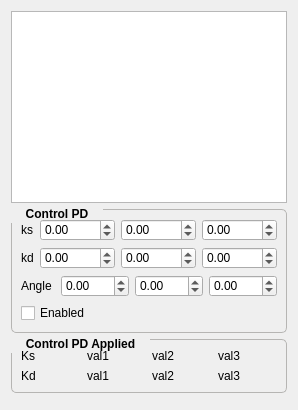
          <widget class="QWidget" name="controlpd">
           <attribute name="title">
            <string>Manipulator Joints</string>
           </attribute>
           <layout class="QGridLayout" name="gridLayout_10">
            <item row="0" column="0">
             <widget class="QListWidget" name="listWidgetJoints"/>
            </item>
            <item row="1" column="0">
             <widget class="QGroupBox" name="groupBox_5">
              <property name="font">
               <font>
                <pointsize>9</pointsize>
                <weight>75</weight>
                <bold>true</bold>
               </font>
              </property>
              <property name="styleSheet">
               <string notr="true">QGroupBox::title { 
   
     subcontrol-position: top left; /* position at the top left*/ 
  padding: 2px 13px;
   margin-top: -5px;
    
 }

QGroupBox{
   border: 1px solid rgb(182, 181, 179);
  border-radius: 5px;
}</string>
              </property>
              <property name="title">
               <string>Control PD</string>
              </property>
              <layout class="QGridLayout" name="gridLayout_9">
               <item row="0" column="0">
                <layout class="QHBoxLayout" name="horizontalLayout_3">
                 <item>
                  <widget class="QLabel" name="label_3">
                   <property name="text">
                    <string>ks</string>
                   </property>
                  </widget>
                 </item>
                 <item>
                  <widget class="QDoubleSpinBox" name="ksx">
                   <property name="minimum">
                    <double>-1000.000000000000000</double>
                   </property>
                   <property name="maximum">
                    <double>1000.000000000000000</double>
                   </property>
                   <property name="singleStep">
                    <double>0.100000000000000</double>
                   </property>
                  </widget>
                 </item>
                 <item>
                  <widget class="QDoubleSpinBox" name="ksy">
                   <property name="minimum">
                    <double>-1000.000000000000000</double>
                   </property>
                   <property name="maximum">
                    <double>1000.000000000000000</double>
                   </property>
                   <property name="singleStep">
                    <double>0.100000000000000</double>
                   </property>
                  </widget>
                 </item>
                 <item>
                  <widget class="QDoubleSpinBox" name="ksz">
                   <property name="minimum">
                    <double>-1000.000000000000000</double>
                   </property>
                   <property name="maximum">
                    <double>1000.000000000000000</double>
                   </property>
                   <property name="singleStep">
                    <double>0.100000000000000</double>
                   </property>
                  </widget>
                 </item>
                </layout>
               </item>
               <item row="1" column="0">
                <layout class="QHBoxLayout" name="horizontalLayout_4">
                 <item>
                  <widget class="QLabel" name="label_4">
                   <property name="text">
                    <string>kd</string>
                   </property>
                  </widget>
                 </item>
                 <item>
                  <widget class="QDoubleSpinBox" name="kdx">
                   <property name="minimum">
                    <double>-1000.000000000000000</double>
                   </property>
                   <property name="maximum">
                    <double>1000.000000000000000</double>
                   </property>
                   <property name="singleStep">
                    <double>0.100000000000000</double>
                   </property>
                  </widget>
                 </item>
                 <item>
                  <widget class="QDoubleSpinBox" name="kdy">
                   <property name="minimum">
                    <double>-1000.000000000000000</double>
                   </property>
                   <property name="maximum">
                    <double>1000.000000000000000</double>
                   </property>
                   <property name="singleStep">
                    <double>0.100000000000000</double>
                   </property>
                  </widget>
                 </item>
                 <item>
                  <widget class="QDoubleSpinBox" name="kdz">
                   <property name="minimum">
                    <double>-1000.000000000000000</double>
                   </property>
                   <property name="maximum">
                    <double>1000.000000000000000</double>
                   </property>
                   <property name="singleStep">
                    <double>0.100000000000000</double>
                   </property>
                  </widget>
                 </item>
                </layout>
               </item>
               <item row="2" column="0">
                <layout class="QHBoxLayout" name="horizontalLayout_5">
                 <item>
                  <widget class="QLabel" name="label_5">
                   <property name="text">
                    <string>Angle</string>
                   </property>
                  </widget>
                 </item>
                 <item>
                  <widget class="QDoubleSpinBox" name="eulerx">
                   <property name="minimum">
                    <double>-360.000000000000000</double>
                   </property>
                   <property name="maximum">
                    <double>360.000000000000000</double>
                   </property>
                  </widget>
                 </item>
                 <item>
                  <widget class="QDoubleSpinBox" name="eulery">
                   <property name="minimum">
                    <double>-360.000000000000000</double>
                   </property>
                   <property name="maximum">
                    <double>360.000000000000000</double>
                   </property>
                  </widget>
                 </item>
                 <item>
                  <widget class="QDoubleSpinBox" name="eulerz">
                   <property name="minimum">
                    <double>-360.000000000000000</double>
                   </property>
                   <property name="maximum">
                    <double>360.000000000000000</double>
                   </property>
                  </widget>
                 </item>
                </layout>
               </item>
               <item row="3" column="0">
                <widget class="QCheckBox" name="enablepd">
                 <property name="text">
                  <string>Enabled</string>
                 </property>
                </widget>
               </item>
              </layout>
             </widget>
            </item>
            <item row="2" column="0">
             <widget class="QGroupBox" name="groupBox_6">
              <property name="font">
               <font>
                <pointsize>9</pointsize>
                <weight>75</weight>
                <bold>true</bold>
               </font>
              </property>
              <property name="styleSheet">
               <string notr="true">QGroupBox::title { 
   
     subcontrol-position: top left; /* position at the top left*/ 
  padding: 2px 13px;
   margin-top: -5px;
    
 }

QGroupBox{
   border: 1px solid rgb(182, 181, 179);
  border-radius: 5px;
}</string>
              </property>
              <property name="title">
               <string>Control PD Applied</string>
              </property>
              <layout class="QGridLayout" name="gridLayout_4">
               <item row="0" column="0">
                <layout class="QHBoxLayout" name="horizontalLayout_17">
                 <item>
                  <widget class="QLabel" name="label_6">
                   <property name="text">
                    <string>Ks</string>
                   </property>
                  </widget>
                 </item>
                 <item>
                  <widget class="QLabel" name="xksPdApply">
                   <property name="text">
                    <string>val1</string>
                   </property>
                  </widget>
                 </item>
                 <item>
                  <widget class="QLabel" name="yksPdApply">
                   <property name="text">
                    <string>val2</string>
                   </property>
                  </widget>
                 </item>
                 <item>
                  <widget class="QLabel" name="zksPdApply">
                   <property name="text">
                    <string>val3</string>
                   </property>
                  </widget>
                 </item>
                </layout>
               </item>
               <item row="1" column="0">
                <layout class="QHBoxLayout" name="horizontalLayout_18">
                 <item>
                  <widget class="QLabel" name="label_21">
                   <property name="text">
                    <string>Kd</string>
                   </property>
                  </widget>
                 </item>
                 <item>
                  <widget class="QLabel" name="xkdPdApply">
                   <property name="text">
                    <string>val1</string>
                   </property>
                  </widget>
                 </item>
                 <item>
                  <widget class="QLabel" name="ykdPdApply">
                   <property name="text">
                    <string>val2</string>
                   </property>
                  </widget>
                 </item>
                 <item>
                  <widget class="QLabel" name="zkdPdApply">
                   <property name="text">
                    <string>val3</string>
                   </property>
                  </widget>
                 </item>
                </layout>
               </item>
              </layout>
             </widget>
            </item>
            <item row="3" column="0">
             <widget class="QFrame" name="infoPD">
              <property name="frameShape">
               <enum>QFrame::NoFrame</enum>
              </property>
              <property name="frameShadow">
               <enum>QFrame::Raised</enum>
              </property>
              <layout class="QVBoxLayout" name="verticalLayout">
               <property name="spacing">
                <number>0</number>
               </property>
               <property name="leftMargin">
                <number>0</number>
               </property>
               <property name="topMargin">
                <number>0</number>
               </property>
               <property name="rightMargin">
                <number>0</number>
               </property>
               <property name="bottomMargin">
                <number>0</number>
               </property>
              </layout>
             </widget>
            </item>
           </layout>
          </widget>
